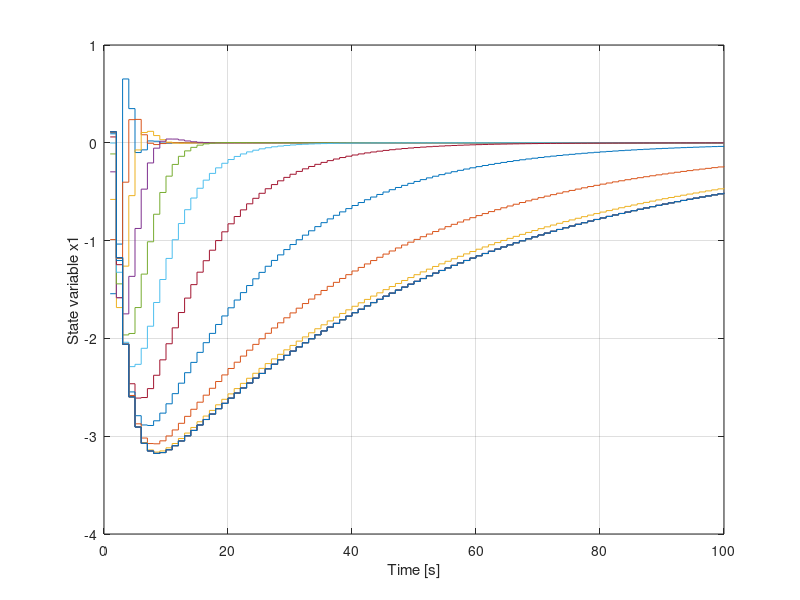
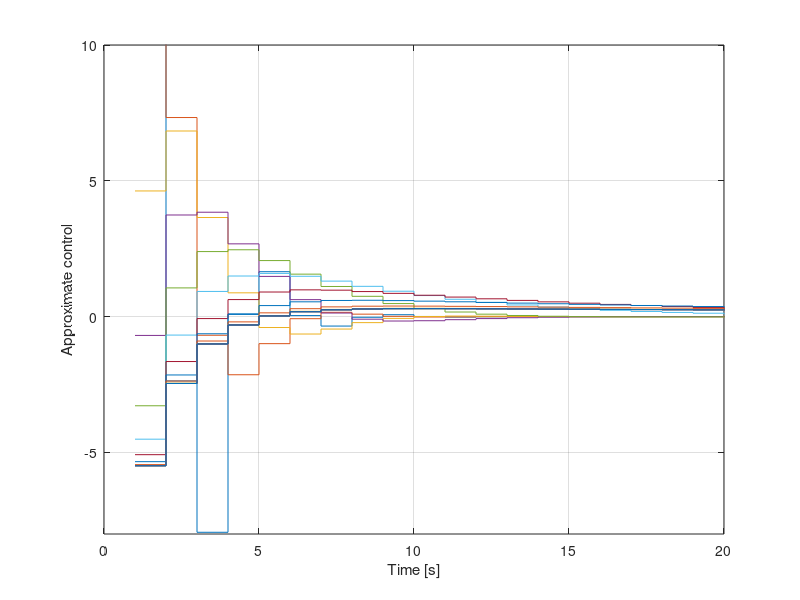
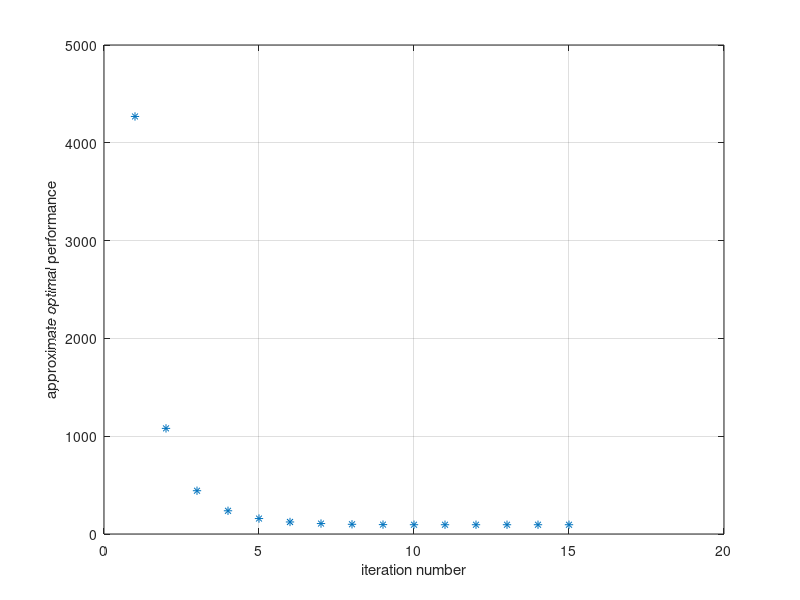

These charts were generated, in order, by the following MATLAB code:
% RL for an Inverted Pendulum on a Cart - DEMO
clear all
% Continuous-time inverted pendulum on a cart model
Ac=[0 0 1 0; 
    0 0 0 1; 
   0 40.2 -14.53 0; 
   0 82.56 -15.77 0];
Bc=[0;0;27.28;26.74];
Cc=[1 0 0 0; 0 1 0 0];
Dc=[0;0];
sysc=ss(Ac,Bc,Cc,Dc); % continuous-time state space model
% this model can be discretized using MATLAB for the given 
Ts=0.1 % selected the sampling period Ts
sysd=c2d(sysc,Ts); % discrete-time state space model
% extraction of discrete-time state space matrices
[Ad,Bd,Cd,Dd]=ssdata(sysd); 
x0=[1;1;1;1]; % assumed initial conditions
% LQ Optimal Control
R1=0.01*eye(4); R2=1; 
% assumed performance criterion penalty matrices
% Test for controllability and observability
CO=ctrb(Ad,Bd);
rankCO=rank(CO) % rank of the controllability matrix
% rank equal to n, system is controllable
OM=obsv(Ad,R1); % rank of the observability matrix
rankOM=rank(OM) 
% rank equal to n, system is  observable
% the same rank is obtained by using obsv(Ad,Chol(R1))
% direct solution of the discrete optimal LQ problem
[Fopt,P]=dlqr(Ad,Bd,R1,R2);Jopt=0.5*x0'*P*x0
% Reinforcement learning solution
ev=eig(Ad);
% To find F0 that stabilize the system, we can use the 
% MATLAB function "place" that finds the feedback gain
% matrix that places the closed-loop eigenvalues of 
% Ad-Bd*F0 in the desired locations
lambda_des=[-0.5;0.2;-0.1+j*0.5;-0.1-j*0.5];
F0=place(Ad,Bd,lambda_des);
Fi=F0
% check eigenvalues Ad-Bd*F0; evF0=eig(Ad-Bd*F0);
% Hewer's Discrete-Time LQ Optimal Reinforcer
for i=1:15
    Pi=dlyap((Ad-Bd*Fi)',R1+Fi'*R2*Fi);
    i
    Ji(i)=0.5*x0'*Pi*x0
    Fi=inv(R2+Bd'*Pi*Bd)*Bd'*Pi*Ad;
    k=1:1:100;
    % evaluating approximate states and control
for j=1:100
     x(:,j)=((Ad-Bd*Fi)^k(j))*x0;
     u(j)=-Fi*x(:,j);
end
% plotting approximate states, control, performance
figure (1)
stairs(k,x(1,:));
hold on
xlabel('Time [s]');ylabel('State variable x1'); grid
figure (2)
stairs(k,u(k));
hold on
xlabel('Time [s]');ylabel('Approximate control'); grid
axis([0 20 -8 10])
end
figure (3)
i=1:1:15
plot(i,Ji,'*')
grid; xlabel('iteration number'); 
ylabel('approximate optimal performance')
% it is nicer to present the changes of Ji in a table which 
% will also provide information about the decimal digits
% i=1  Ji=4269.3540
% i=2  Ji=1080.0163
% i=3  Ji= 442.5366
% i=4  Ji= 237.4153
% i=5  Ji= 158.0270
% i=6  Ji= 123.0368
% i=7  Ji= 106.8144
% i=8  Ji=  99.3348
% i=9  Ji=  96.1003 
% i=10 Ji=  95.0129
% i=11 Ji=  94.8454
% i=12 Ji=  94.8414
% i=13 Ji=  94.8411 = Jopt
% i=14 Ji=  94.8411
% i=15 Ji=  94.8411
